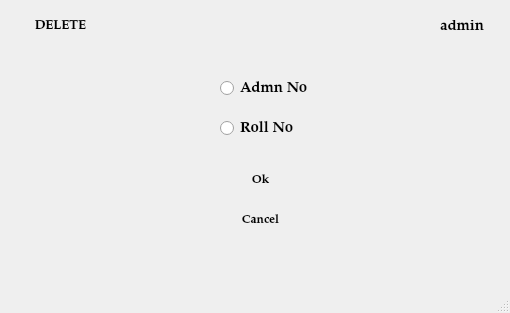
<?xml version="1.0" encoding="UTF-8"?>
<ui version="4.0">
 <class>delete_2</class>
 <widget class="QMainWindow" name="delete_2">
  <property name="geometry">
   <rect>
    <x>0</x>
    <y>0</y>
    <width>510</width>
    <height>313</height>
   </rect>
  </property>
  <property name="windowTitle">
   <string>MainWindow</string>
  </property>
  <widget class="QWidget" name="centralwidget">
   <widget class="QLabel" name="invalid">
    <property name="geometry">
     <rect>
      <x>150</x>
      <y>350</y>
      <width>251</width>
      <height>31</height>
     </rect>
    </property>
    <property name="font">
     <font>
      <family>MS Sans Serif</family>
     </font>
    </property>
    <property name="styleSheet">
     <string notr="true">color: rgb(255, 3, 3);</string>
    </property>
    <property name="text">
     <string/>
    </property>
   </widget>
   <widget class="QLabel" name="label">
    <property name="enabled">
     <bool>true</bool>
    </property>
    <property name="geometry">
     <rect>
      <x>0</x>
      <y>-20</y>
      <width>751</width>
      <height>541</height>
     </rect>
    </property>
    <property name="frameShadow">
     <enum>QFrame::Plain</enum>
    </property>
    <property name="text">
     <string/>
    </property>
    <property name="pixmap">
     <pixmap resource="pic.qrc">:/newPrefix/ttt.jpg</pixmap>
    </property>
   </widget>
   <widget class="QPushButton" name="add">
    <property name="geometry">
     <rect>
      <x>10</x>
      <y>10</y>
      <width>101</width>
      <height>31</height>
     </rect>
    </property>
    <property name="font">
     <font>
      <family>Palatino Linotype</family>
      <pointsize>10</pointsize>
      <weight>75</weight>
      <bold>true</bold>
     </font>
    </property>
    <property name="acceptDrops">
     <bool>false</bool>
    </property>
    <property name="styleSheet">
     <string notr="true">background-color: rgb(255, 255, 255);</string>
    </property>
    <property name="text">
     <string>DELETE</string>
    </property>
    <property name="checkable">
     <bool>false</bool>
    </property>
    <property name="default">
     <bool>true</bool>
    </property>
    <property name="flat">
     <bool>true</bool>
    </property>
   </widget>
   <widget class="QLabel" name="label_2">
    <property name="geometry">
     <rect>
      <x>410</x>
      <y>10</y>
      <width>31</width>
      <height>31</height>
     </rect>
    </property>
    <property name="text">
     <string/>
    </property>
    <property name="pixmap">
     <pixmap resource="pic.qrc">:/newPrefix/icon.png</pixmap>
    </property>
   </widget>
   <widget class="QLabel" name="label_3">
    <property name="geometry">
     <rect>
      <x>440</x>
      <y>20</y>
      <width>47</width>
      <height>13</height>
     </rect>
    </property>
    <property name="font">
     <font>
      <family>Palatino Linotype</family>
      <pointsize>11</pointsize>
      <weight>75</weight>
      <bold>true</bold>
     </font>
    </property>
    <property name="text">
     <string>admin</string>
    </property>
   </widget>
   <widget class="QLabel" name="invalid_2">
    <property name="geometry">
     <rect>
      <x>240</x>
      <y>280</y>
      <width>151</width>
      <height>16</height>
     </rect>
    </property>
    <property name="font">
     <font>
      <family>MS Sans Serif</family>
      <pointsize>10</pointsize>
      <weight>75</weight>
      <bold>true</bold>
     </font>
    </property>
    <property name="styleSheet">
     <string notr="true">color:rgb(238, 0, 0)</string>
    </property>
    <property name="text">
     <string/>
    </property>
   </widget>
   <widget class="QPushButton" name="cancel">
    <property name="geometry">
     <rect>
      <x>220</x>
      <y>210</y>
      <width>81</width>
      <height>21</height>
     </rect>
    </property>
    <property name="font">
     <font>
      <family>Palatino Linotype</family>
      <pointsize>9</pointsize>
      <weight>75</weight>
      <bold>true</bold>
     </font>
    </property>
    <property name="acceptDrops">
     <bool>false</bool>
    </property>
    <property name="styleSheet">
     <string notr="true">background-color: rgb(255, 255, 255);</string>
    </property>
    <property name="text">
     <string>Cancel</string>
    </property>
    <property name="checkable">
     <bool>false</bool>
    </property>
    <property name="default">
     <bool>true</bool>
    </property>
    <property name="flat">
     <bool>true</bool>
    </property>
   </widget>
   <widget class="QPushButton" name="submit">
    <property name="geometry">
     <rect>
      <x>220</x>
      <y>170</y>
      <width>81</width>
      <height>21</height>
     </rect>
    </property>
    <property name="font">
     <font>
      <family>Palatino Linotype</family>
      <pointsize>9</pointsize>
      <weight>75</weight>
      <bold>true</bold>
     </font>
    </property>
    <property name="acceptDrops">
     <bool>false</bool>
    </property>
    <property name="styleSheet">
     <string notr="true">background-color: rgb(255, 255, 255);</string>
    </property>
    <property name="text">
     <string>Ok</string>
    </property>
    <property name="checkable">
     <bool>false</bool>
    </property>
    <property name="default">
     <bool>true</bool>
    </property>
    <property name="flat">
     <bool>true</bool>
    </property>
   </widget>
   <widget class="QRadioButton" name="adid">
    <property name="geometry">
     <rect>
      <x>220</x>
      <y>80</y>
      <width>111</width>
      <height>17</height>
     </rect>
    </property>
    <property name="font">
     <font>
      <family>Palatino Linotype</family>
      <pointsize>11</pointsize>
      <weight>75</weight>
      <bold>true</bold>
     </font>
    </property>
    <property name="text">
     <string>Admn No</string>
    </property>
   </widget>
   <widget class="QRadioButton" name="rollno">
    <property name="geometry">
     <rect>
      <x>220</x>
      <y>120</y>
      <width>111</width>
      <height>17</height>
     </rect>
    </property>
    <property name="font">
     <font>
      <family>Palatino Linotype</family>
      <pointsize>11</pointsize>
      <weight>75</weight>
      <bold>true</bold>
     </font>
    </property>
    <property name="text">
     <string>Roll No</string>
    </property>
   </widget>
  </widget>
  <widget class="QMenuBar" name="menubar">
   <property name="geometry">
    <rect>
     <x>0</x>
     <y>0</y>
     <width>510</width>
     <height>21</height>
    </rect>
   </property>
  </widget>
  <widget class="QStatusBar" name="statusbar"/>
 </widget>
 <tabstops>
  <tabstop>adid</tabstop>
  <tabstop>rollno</tabstop>
  <tabstop>submit</tabstop>
  <tabstop>cancel</tabstop>
  <tabstop>add</tabstop>
 </tabstops>
 <resources>
  <include location="pic.qrc"/>
 </resources>
 <connections/>
</ui>
